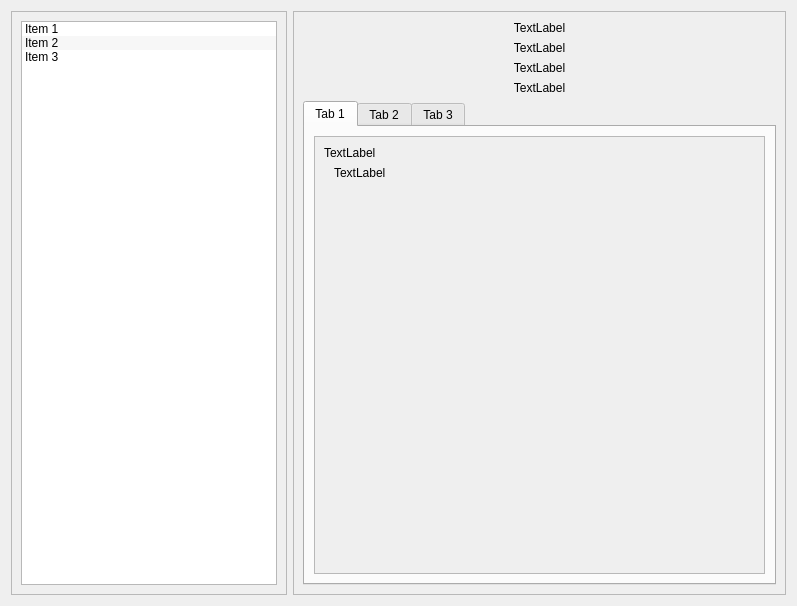
<?xml version="1.0" encoding="UTF-8"?>
<ui version="4.0">
 <class>Form</class>
 <widget class="QWidget" name="Form">
  <property name="geometry">
   <rect>
    <x>0</x>
    <y>0</y>
    <width>797</width>
    <height>606</height>
   </rect>
  </property>
  <property name="windowTitle">
   <string>Form</string>
  </property>
  <property name="windowIcon">
   <iconset resource="LL_resources.qrc">
    <normaloff>:/img/LL_icon2a.png</normaloff>:/img/LL_icon2a.png</iconset>
  </property>
  <layout class="QHBoxLayout" name="horizontalLayout_2">
   <item>
    <widget class="QFrame" name="frame_2">
     <property name="sizePolicy">
      <sizepolicy hsizetype="Minimum" vsizetype="Preferred">
       <horstretch>0</horstretch>
       <verstretch>0</verstretch>
      </sizepolicy>
     </property>
     <property name="frameShape">
      <enum>QFrame::StyledPanel</enum>
     </property>
     <property name="frameShadow">
      <enum>QFrame::Raised</enum>
     </property>
     <layout class="QVBoxLayout" name="verticalLayout_3">
      <item>
       <widget class="QListWidget" name="listWidget">
        <property name="sizePolicy">
         <sizepolicy hsizetype="Minimum" vsizetype="Expanding">
          <horstretch>0</horstretch>
          <verstretch>0</verstretch>
         </sizepolicy>
        </property>
        <property name="alternatingRowColors">
         <bool>true</bool>
        </property>
        <property name="isWrapping" stdset="0">
         <bool>false</bool>
        </property>
        <property name="spacing">
         <number>3</number>
        </property>
        <property name="wordWrap">
         <bool>true</bool>
        </property>
        <item>
         <property name="text">
          <string>Item 1</string>
         </property>
        </item>
        <item>
         <property name="text">
          <string>Item 2</string>
         </property>
        </item>
        <item>
         <property name="text">
          <string>Item 3</string>
         </property>
        </item>
       </widget>
      </item>
     </layout>
    </widget>
   </item>
   <item>
    <widget class="QFrame" name="frame">
     <property name="frameShape">
      <enum>QFrame::StyledPanel</enum>
     </property>
     <property name="frameShadow">
      <enum>QFrame::Raised</enum>
     </property>
     <layout class="QVBoxLayout" name="verticalLayout_4">
      <item>
       <widget class="QLabel" name="label">
        <property name="text">
         <string>TextLabel</string>
        </property>
        <property name="alignment">
         <set>Qt::AlignCenter</set>
        </property>
       </widget>
      </item>
      <item>
       <widget class="QLabel" name="label_2">
        <property name="text">
         <string>TextLabel</string>
        </property>
        <property name="alignment">
         <set>Qt::AlignCenter</set>
        </property>
       </widget>
      </item>
      <item>
       <widget class="QLabel" name="label_3">
        <property name="text">
         <string>TextLabel</string>
        </property>
        <property name="alignment">
         <set>Qt::AlignCenter</set>
        </property>
       </widget>
      </item>
      <item>
       <widget class="QLabel" name="label_4">
        <property name="text">
         <string>TextLabel</string>
        </property>
        <property name="alignment">
         <set>Qt::AlignCenter</set>
        </property>
       </widget>
      </item>
      <item>
       <widget class="QTabWidget" name="tabWidget">
        <property name="toolTip">
         <string>ttip</string>
        </property>
        <property name="currentIndex">
         <number>0</number>
        </property>
        <widget class="QWidget" name="tab">
         <attribute name="title">
          <string>Tab 1</string>
         </attribute>
         <layout class="QVBoxLayout" name="verticalLayout_5">
          <item>
           <widget class="QScrollArea" name="scrollArea">
            <property name="styleSheet">
             <string notr="true"/>
            </property>
            <property name="widgetResizable">
             <bool>true</bool>
            </property>
            <widget class="QWidget" name="scrollAreaWidgetContents">
             <property name="geometry">
              <rect>
               <x>0</x>
               <y>0</y>
               <width>451</width>
               <height>446</height>
              </rect>
             </property>
             <layout class="QVBoxLayout" name="verticalLayout_8">
              <item>
               <widget class="QLabel" name="label_5">
                <property name="text">
                 <string>TextLabel</string>
                </property>
                <property name="wordWrap">
                 <bool>true</bool>
                </property>
                <property name="openExternalLinks">
                 <bool>true</bool>
                </property>
               </widget>
              </item>
              <item>
               <widget class="QLabel" name="label_6">
                <property name="toolTip">
                 <string extracomment="ttip">ttipp</string>
                </property>
                <property name="statusTip">
                 <string extracomment="stip"/>
                </property>
                <property name="text">
                 <string>TextLabel</string>
                </property>
                <property name="wordWrap">
                 <bool>true</bool>
                </property>
                <property name="indent">
                 <number>10</number>
                </property>
                <property name="openExternalLinks">
                 <bool>true</bool>
                </property>
                <property name="buddy">
                 <cstring>buddy</cstring>
                </property>
               </widget>
              </item>
              <item>
               <spacer name="verticalSpacer">
                <property name="orientation">
                 <enum>Qt::Vertical</enum>
                </property>
                <property name="sizeHint" stdset="0">
                 <size>
                  <width>20</width>
                  <height>40</height>
                 </size>
                </property>
               </spacer>
              </item>
             </layout>
            </widget>
           </widget>
          </item>
         </layout>
        </widget>
        <widget class="QWidget" name="tab_2">
         <attribute name="title">
          <string>Tab 2</string>
         </attribute>
         <layout class="QVBoxLayout" name="verticalLayout_6">
          <item>
           <widget class="QScrollArea" name="scrollArea_2">
            <property name="widgetResizable">
             <bool>true</bool>
            </property>
            <widget class="QWidget" name="scrollAreaWidgetContents_2">
             <property name="geometry">
              <rect>
               <x>0</x>
               <y>0</y>
               <width>98</width>
               <height>28</height>
              </rect>
             </property>
             <layout class="QVBoxLayout" name="verticalLayout_9"/>
            </widget>
           </widget>
          </item>
         </layout>
        </widget>
        <widget class="QWidget" name="tab_3">
         <attribute name="title">
          <string>Tab 3</string>
         </attribute>
         <layout class="QVBoxLayout" name="verticalLayout_7">
          <item>
           <widget class="QScrollArea" name="scrollArea_3">
            <property name="widgetResizable">
             <bool>true</bool>
            </property>
            <widget class="QWidget" name="scrollAreaWidgetContents_3">
             <property name="geometry">
              <rect>
               <x>0</x>
               <y>0</y>
               <width>98</width>
               <height>28</height>
              </rect>
             </property>
             <layout class="QVBoxLayout" name="verticalLayout_10"/>
            </widget>
           </widget>
          </item>
         </layout>
        </widget>
       </widget>
      </item>
     </layout>
    </widget>
   </item>
  </layout>
 </widget>
 <resources>
  <include location="LL_resources.qrc"/>
 </resources>
 <connections/>
</ui>
